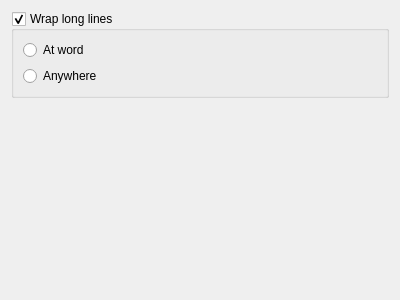
<?xml version="1.0" encoding="UTF-8"?>
<ui version="4.0">
 <class>Form</class>
 <widget class="QWidget" name="Form">
  <property name="geometry">
   <rect>
    <x>0</x>
    <y>0</y>
    <width>400</width>
    <height>300</height>
   </rect>
  </property>
  <property name="windowTitle">
   <string>Form</string>
  </property>
  <layout class="QVBoxLayout" name="verticalLayout">
   <item>
    <widget class="QGroupBox" name="gbWrapEnabled">
     <property name="title">
      <string>Wrap long lines</string>
     </property>
     <property name="checkable">
      <bool>true</bool>
     </property>
     <layout class="QGridLayout" name="gridLayout">
      <item row="2" column="0">
       <widget class="QRadioButton" name="rbWrapAtWord">
        <property name="text">
         <string>At word</string>
        </property>
       </widget>
      </item>
      <item row="3" column="0">
       <widget class="QRadioButton" name="rbWrapAnywhere">
        <property name="text">
         <string>Anywhere</string>
        </property>
       </widget>
      </item>
     </layout>
    </widget>
   </item>
   <item>
    <spacer name="verticalSpacer">
     <property name="orientation">
      <enum>Qt::Vertical</enum>
     </property>
     <property name="sizeHint" stdset="0">
      <size>
       <width>20</width>
       <height>211</height>
      </size>
     </property>
    </spacer>
   </item>
  </layout>
 </widget>
 <resources/>
 <connections/>
</ui>
